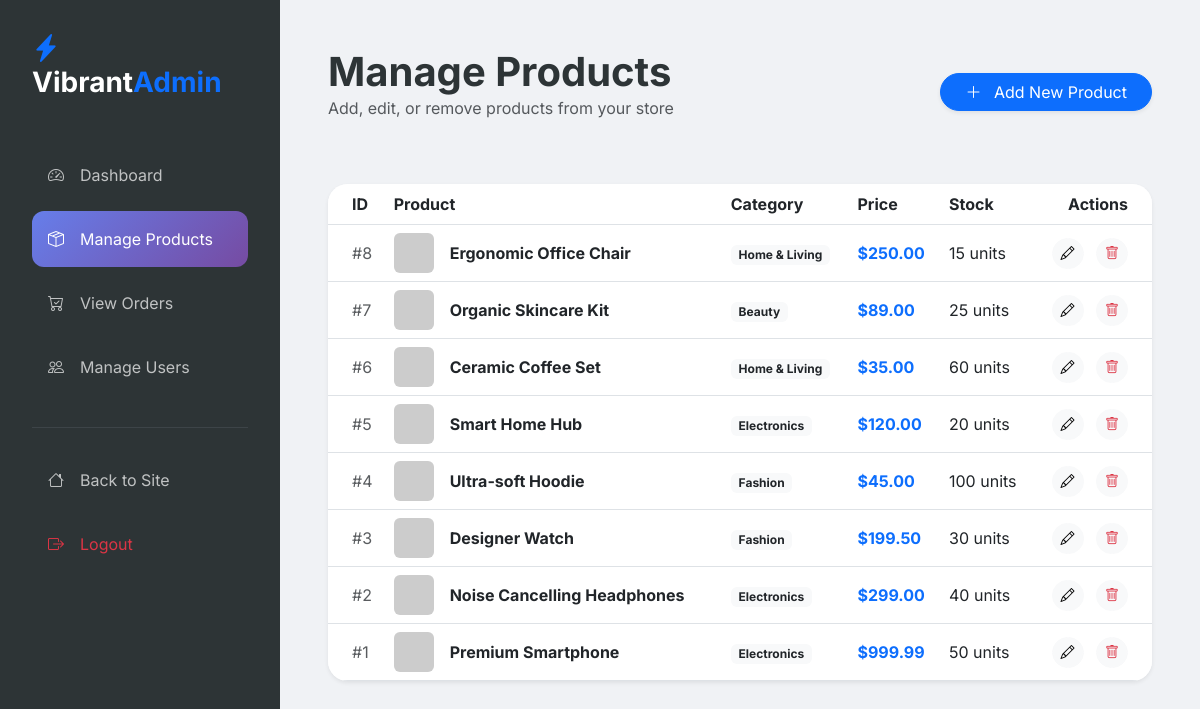
Screenshot of /admin/manage-products.php (signed in) with the database file from the repository.
### tables this page shows
CREATE TABLE IF NOT EXISTS products (
    id INT AUTO_INCREMENT PRIMARY KEY,
    name VARCHAR(255) NOT NULL,
    description TEXT,
    price DECIMAL(10, 2) NOT NULL,
    stock INT NOT NULL DEFAULT 0,
    category_id INT,
    image VARCHAR(255),
    created_at TIMESTAMP DEFAULT CURRENT_TIMESTAMP,
    FOREIGN KEY (category_id) REFERENCES categories(id) ON DELETE SET NULL
);

CREATE TABLE IF NOT EXISTS categories (
    id INT AUTO_INCREMENT PRIMARY KEY,
    name VARCHAR(100) NOT NULL,
    icon VARCHAR(50)  
);

### admin/manage-products.php (the view, shortened to what this page needs)
<?php
require_once '../includes/db_connect.php';
$products = mysqli_query($conn, "SELECT p.*, c.name as cat_name FROM products p JOIN categories c ON p.category_id = c.id ORDER BY p.id DESC");
?>
<!DOCTYPE html>
<html lang="en">
<head>
    <link href="https://cdn.jsdelivr.net/npm/bootstrap@5.3.0/dist/css/bootstrap.min.css" rel="stylesheet">
    <link rel="stylesheet" href="https://cdn.jsdelivr.net/npm/bootstrap-icons@1.11.1/font/bootstrap-icons.css">
    <link rel="stylesheet" href="../assets/css/style.css">
</head>
<body>
<div class="admin-sidebar">
    <h3 class="fw-bold mb-5"><i class="bi bi-lightning-charge-fill text-primary"></i> Vibrant<span class="text-primary">Admin</span></h3>
    <nav class="nav flex-column">
        <a class="nav-link" href="dashboard.php"><i class="bi bi-speedometer2 me-3"></i> Dashboard</a>
        <a class="nav-link active" href="manage-products.php"><i class="bi bi-box-seam me-3"></i> Manage Products</a>
        <a class="nav-link" href="manage-orders.php"><i class="bi bi-cart-check me-3"></i> View Orders</a>
        <a class="nav-link" href="manage-users.php"><i class="bi bi-people me-3"></i> Manage Users</a>
        <hr class="my-4 text-secondary">
        <a class="nav-link" href="../index.php"><i class="bi bi-house me-3"></i> Back to Site</a>
        <a class="nav-link text-danger" href="../logout.php"><i class="bi bi-box-arrow-right me-3"></i> Logout</a>
    </nav>
</div>
<main class="admin-main">
    <div class="d-flex justify-content-between align-items-center mb-5">
        <div>
            <h1 class="fw-bold mb-0">Manage Products</h1>
            <p class="text-muted">Add, edit, or remove products from your store</p>
        </div>
        <button class="btn btn-primary rounded-pill px-4 shadow-sm" data-bs-toggle="modal" data-bs-target="#addProductModal">
            <i class="bi bi-plus-lg me-2"></i> Add New Product
        </button>
    </div>
    <div class="card border-0 shadow-sm overflow-hidden" style="border-radius: 20px;">
        <div class="table-responsive">
            <table class="table table-hover align-middle mb-0">
                <thead class="bg-light">
                    <tr>
                        <th class="ps-4">ID</th>
                        <th>Product</th>
                        <th>Category</th>
                        <th>Price</th>
                        <th>Stock</th>
                        <th class="pe-4 text-end">Actions</th>
                    </tr>
                </thead>
                <tbody>
                    <?php while($prod = mysqli_fetch_assoc($products)): ?>
                    <tr>
                        <td class="ps-4 text-muted">#<?php echo $prod['id']; ?></td>
                        <td>
                            <div class="d-flex align-items-center">
                                <img src="https://via.placeholder.com/40x40" class="rounded me-3">
                                <div class="fw-bold"><?php echo $prod['name']; ?></div>
                            </div>
                        </td>
                        <td><span class="badge bg-light text-dark"><?php echo $prod['cat_name']; ?></span></td>
                        <td class="fw-bold text-primary">$<?php echo number_format($prod['price'], 2); ?></td>
                        <td>
                            <span class="<?php echo $prod['stock'] < 10 ? 'text-danger' : ''; ?>">
                                <?php echo $prod['stock']; ?> units
                            </span>
                        </td>
                        <td class="pe-4 text-end">
                            <button class="btn btn-light btn-sm rounded-pill me-2" onclick='editProduct(<?php echo json_encode($prod); ?>)'><i class="bi bi-pencil"></i></button>
                            <a href="?delete=<?php echo $prod['id']; ?>" class="btn btn-light btn-sm rounded-pill text-danger" onclick="return confirm('Are you sure?')"><i class="bi bi-trash"></i></a>
                        </td>
                    </tr>
                    <?php endwhile; ?>
                </tbody>
            </table>
        </div>
    </div>
</main>
</body>
</html>

### assets/css/style.css (style rules this page uses)
:root { --primary-gradient: linear-gradient(135deg, #667eea 0%, #764ba2 100%); --secondary-gradient: linear-gradient(135deg, #ff9a9e 0%, #fecfef 99%, #fecfef 100%); --accent-color: #ff4e50; --dark-color: #2d3436; --light-color: #f8f9fa; --glass-bg: rgba(255, 255, 255, 0.8); --glass-border: rgba(255, 255, 255, 0.2); --shadow: 0 8px 32px 0 rgba(31, 38, 135, 0.15); }
body { font-family: 'Inter', sans-serif; background-color: var(--light-color); color: var(--dark-color); overflow-x: hidden; }

### admin/manage-products.php (style rules this page uses)
.admin-sidebar { height: 100vh; background: var(--dark-color); color: white; padding: 2rem; position: fixed; width: 280px; }
.admin-main { margin-left: 280px; padding: 3rem; background: #f0f2f5; min-height: 100vh; }
.nav-link { color: rgba(255,255,255,0.7); padding: 1rem; border-radius: 12px; margin-bottom: 0.5rem; display: flex; align-items: center; }
.nav-link:hover, .nav-link.active { background: rgba(255,255,255,0.1); color: white; }
.nav-link.active { background: var(--primary-gradient); }

### rows the page displays
products: id "8", name "Ergonomic Office Chair", category.name "Home & Living", price "250.00", stock "15"
products: id "7", name "Organic Skincare Kit", category.name "Beauty", price "89.00", stock "25"
products: id "6", name "Ceramic Coffee Set", category.name "Home & Living", price "35.00", stock "60"
products: id "5", name "Smart Home Hub", category.name "Electronics", price "120.00", stock "20"
products: id "4", name "Ultra-soft Hoodie", category.name "Fashion", price "45.00", stock "100"
products: id "3", name "Designer Watch", category.name "Fashion", price "199.50", stock "30"
products: id "2", name "Noise Cancelling Headphones", category.name "Electronics", price "299.00", stock "40"
products: id "1", name "Premium Smartphone", category.name "Electronics", price "999.99", stock "50"
